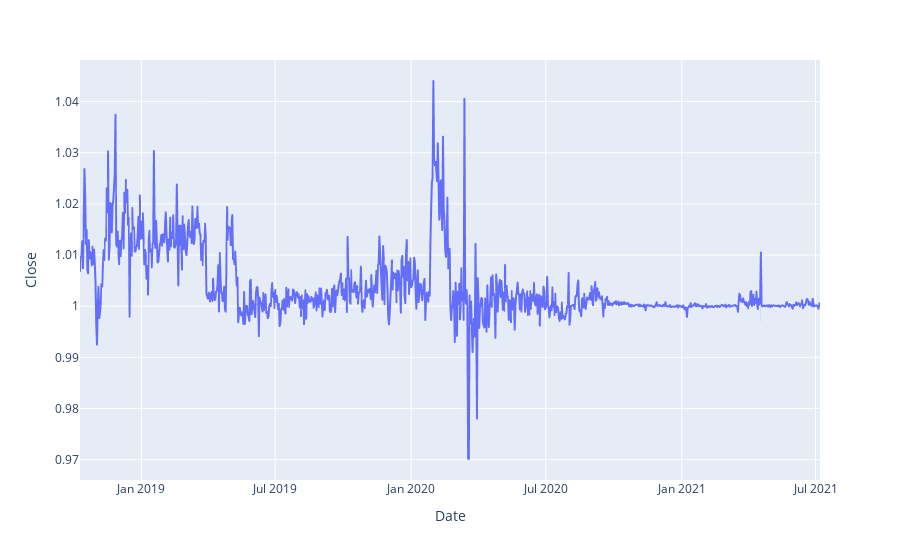

This figure's notebook cell:
### Code cell
fig = px.line(data, x='Date', y="Close")
fig.show();

### Figure 1 — Plotly figure (JSON) as saved in the notebook; plotly's stock layout.template omitted (floating-point values rounded to 4 significant figures; data arrays with more than 128 entries replaced by an {"elided": "..."} marker saying what was removed)
{"data": [{"hovertemplate": "Date=%{x}<br>Close=%{y}<extra></extra>", "legendgroup": "", "line": {"color": "#636efa", "dash": "solid"}, "marker": {"symbol": "circle"}, "mode": "lines", "name": "", "showlegend": false, "x": {"elided": "1002 str values"}, "xaxis": "x", "y": {"elided": "1002 float values"}, "yaxis": "y", "type": "scattergl"}], "layout": {"xaxis": {"anchor": "y", "domain": [0, 1], "title": {"text": "Date"}}, "yaxis": {"anchor": "x", "domain": [0, 1], "title": {"text": "Close"}}, "legend": {"tracegroupgap": 0}, "margin": {"t": 60}}}
